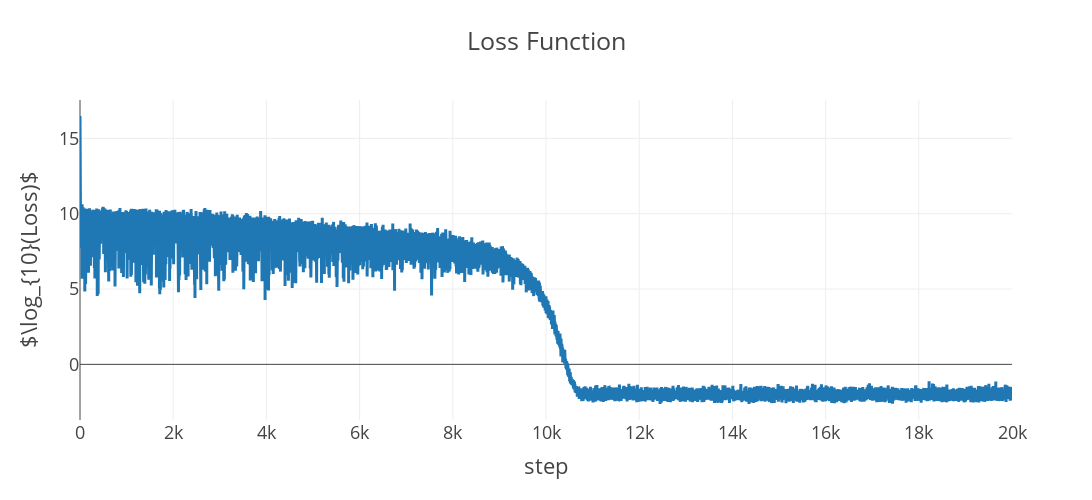

This figure's notebook cell:
### Code cell
iplot(G.train(epochs =1000).plot_fun().update_yaxes(title='$\\log_{10}(Loss)$'))

### Figure 1 — Plotly figure (JSON) as saved in the notebook; plotly's stock layout.template omitted (floating-point values rounded to 4 significant figures; data arrays with more than 128 entries replaced by an {"elided": "..."} marker saying what was removed)
{"data": [{"name": "loss", "type": "scatter", "x": {"elided": "20000 int values"}, "y": {"elided": "20000 float values"}}], "layout": {"height": 500, "title": {"text": "Loss Function"}, "width": 1250, "xaxis": {"autorange": true, "range": [0, 19999], "title": {"text": "step"}, "type": "linear"}, "yaxis": {"autorange": true, "range": [-3.692, 17.55], "title": {"text": "$\\log_{10}(Loss)$"}, "type": "linear"}}}
